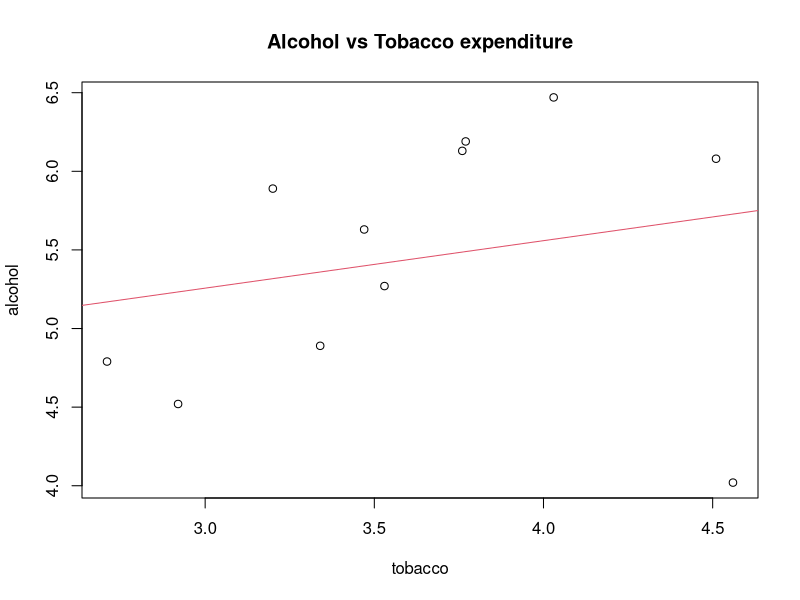
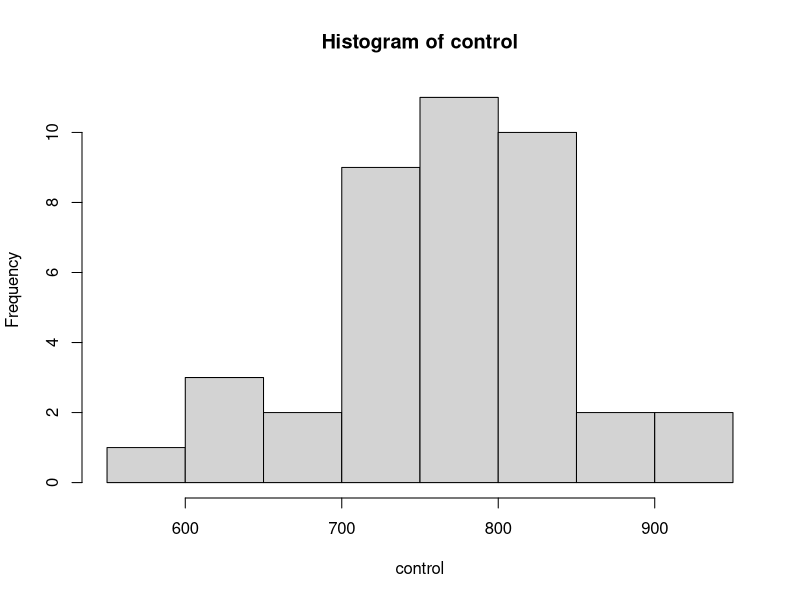
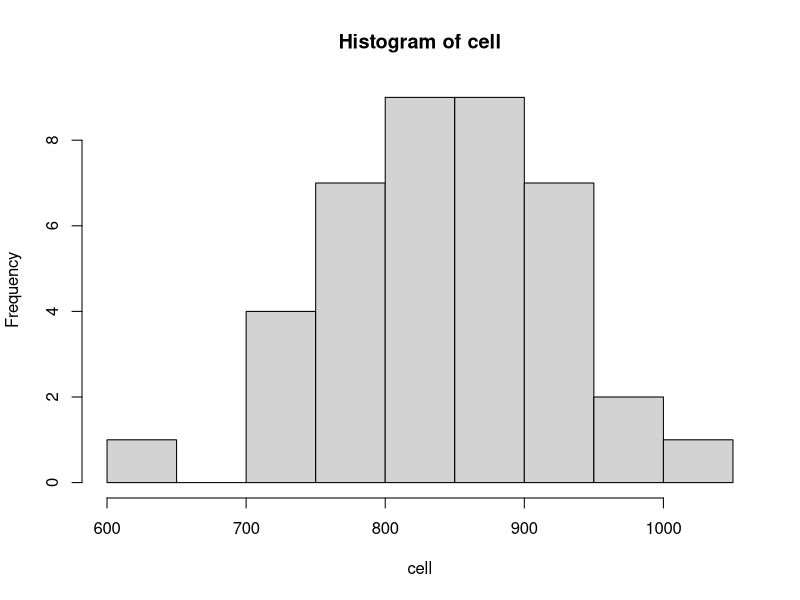
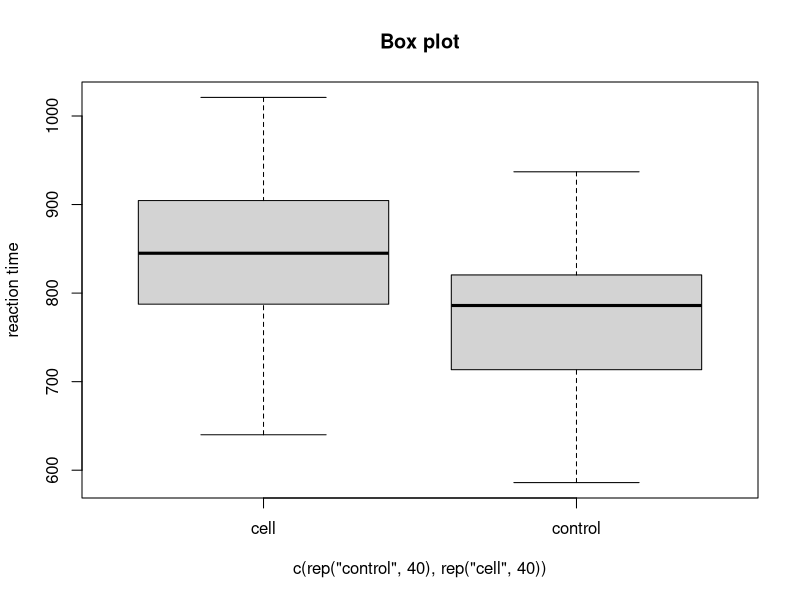
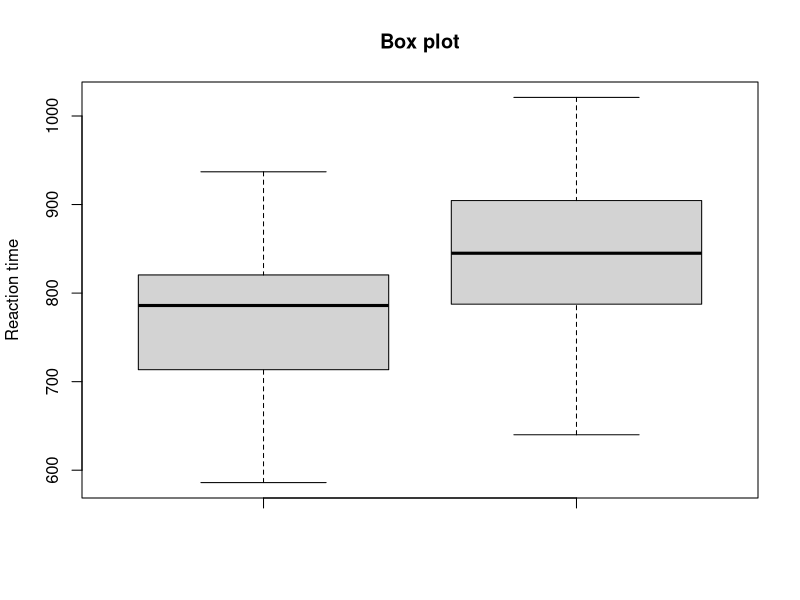

Recreate these plots in R, in order.
## ---- chunk 1
knitr::opts_chunk$set(echo = TRUE)
## ---- chunk 2
#dataset
alcohol <- c(6.47, 6.13, 6.19, 4.89, 5.63, 4.52, 5.89, 4.79, 5.27, 6.08, 4.02)
tobacco <- c(4.03, 3.76, 3.77, 3.34, 3.47, 2.92, 3.20, 2.71, 3.53, 4.51, 4.56)

#linear model
model = lm(alcohol~tobacco)

#find beta 1 (slope) and beta 0 (intercept) of line of best fit
model
## ---- chunk 3
cor(tobacco, alcohol)
## ---- chunk 4
plot(tobacco, alcohol, main="Alcohol vs Tobacco expenditure")
abline(model, col=2)
## ---- chunk 5
summary(model)

summary(model)$r.squared
## ---- chunk 6
x <- 1:1000
y <- 2 * x + 1
cor(x, y)
## ---- chunk 7

#datasets
control <- c(808,757,773,937,726,788,806,792,751,765,853,655,626,721,630,722,683,709,718,812,703,791,586,864,737,701,799,844,639,705,822,935,842,827,784,838,795,823,791,819) 
cell <- c(909,712,805,852,859,781,841,822,740,910,900,912,863,785,863,809,927,847,918,810,788,929,798,863,981,842,1021,827,876,736,640,851,787,703,942,758,843,781,969,872)

#Exploratory Analysis
#Descriptive Statistics on control and cellphone datasets
summary(control)
mean(control)
var(control)

summary(cell)
mean(cell)
var(cell)

#Histogram
hist(control)
hist(cell)

#Stacked data
y <- c(control,cell)

#Box plot
boxplot(y~c(rep("control", 40), rep("cell", 40)), main="Box plot", ylab = "reaction time")
boxplot (control, cell, main="Box plot", ylab = "Reaction time")



#Sample sizes
m <- length(control)
n <- length(cell)
